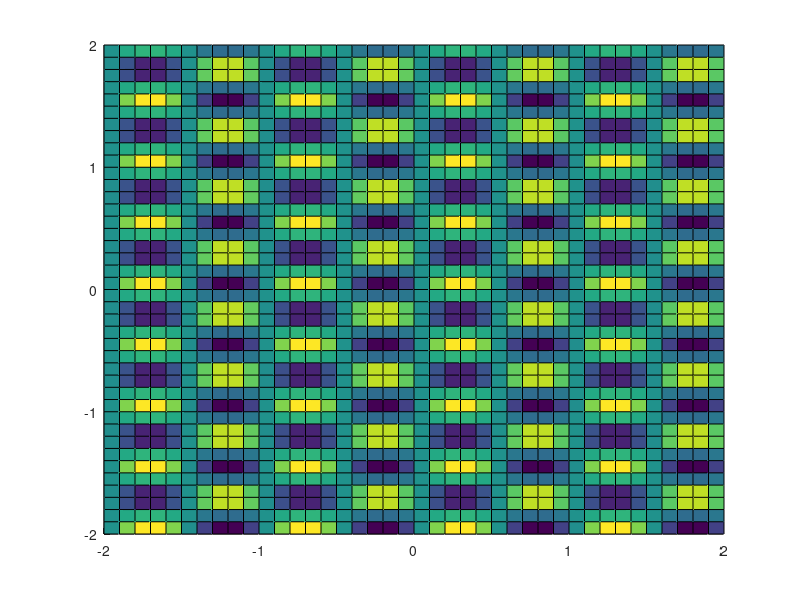

Here is the MATLAB script that generated this plot: (Note: this script raises an error after producing the figure.)
%% Q3 a.
x = -2:.1:2; y = -2:.1:2;
[X,Y] = meshgrid(x,y);

figure; hold on;
Z = sin(2*pi*X).*cos(4*pi*Y);

min_x = min(min(x)); min_y = min(min(y));
max_x = max(max(x)); max_y = max(max(y));
 
planeimg = abs(Z); % image data as a plane.
surf(X, Y, Z); %normal surface plot.
imgzposition = -10; % z position of the image plane.
 
surf([min_x max_x],[min_y max_y],repmat(imgzposition, [2 2]),planeimg,'facecolor','texture') % plot the image plane
 
colormap(gray);
view(45,30); %view angle

xlabel('x'); ylabel('y'); zlabel('z'); % labels 

%% Q3 b.
x = -2:.1:2; y = -2:.1:2;
[X,Y] = meshgrid(x,y);

figure; hold on;
Z = sin(2*pi*(X + Y));
min_x = min(min(x)); min_y = min(min(y));
max_x = max(max(x)); max_y = max(max(y));
 
planeimg = abs(Z); % image data as a plane.
surf(X, Y, Z); %normal surface plot.
imgzposition = -10; % z position of the image plane.
 
surf([min_x max_x],[min_y max_y],repmat(imgzposition, [2 2]),planeimg,'facecolor','texture') % plot the image plane
 
colormap(gray);
view(45,30); %view angle

xlabel('x'); ylabel('y'); zlabel('z'); % labels 

%% Q3 c i.
%Considering m, n as discrete variables with step size of 1 unit
m = -7:1:7; n = -7:1:7;
[X,Y] = meshgrid(m,n);

figure; hold on;
Z = sin(pi/5*X).*cos(pi/5*Y);

min_x = min(min(x)); min_y = min(min(y));
max_x = max(max(x)); max_y = max(max(y));
 
planeimg = abs(Z); % image data as a plane.
surf(X, Y, Z); %normal surface plot.
imgzposition = -10; % z position of the image plane.
 
surf([min_x max_x],[min_y max_y],repmat(imgzposition, [2 2]),planeimg,'facecolor','texture') % plot the image plane
 
colormap(gray);
view(45,30); %view angle

xlabel('x'); ylabel('y'); zlabel('z'); % labels 
title('1 pixel = 1 unit')

%% Q3 c ii.
%Considering m, n as discrete variables with step size 2 units
m = -7:2:7; n = -7:2:7;
[X,Y] = meshgrid(m,n);

figure; hold on;
Z = sin(pi/5*X).*cos(pi/5*Y);

min_x = min(min(x)); min_y = min(min(y));
max_x = max(max(x)); max_y = max(max(y));
 
planeimg = abs(Z); % image data as a plane.
surf(X, Y, Z); %normal surface plot.
imgzposition = -10; % z position of the image plane.
 
surf([min_x max_x],[min_y max_y],repmat(imgzposition, [2 2]),planeimg,'facecolor','texture') % plot the image plane
 
colormap(gray);
view(45,30); %view angle

xlabel('x'); ylabel('y'); zlabel('z'); % labels
title('1 pixel = 2 units')

%% Q3 d i.
%Considering m, n as discrete variables with step size of 1 unit
m = -7:1:7; n = -7:1:7;
[X,Y] = meshgrid(m,n);

figure; hold on;
Z = sin(1/5*X).*cos(1/5*Y);

min_x = min(min(x)); min_y = min(min(y));
max_x = max(max(x)); max_y = max(max(y));
 
planeimg = abs(Z); % image data as a plane.
surf(X, Y, Z); %normal surface plot.
imgzposition = -10; % z position of the image plane.
 
surf([min_x max_x],[min_y max_y],repmat(imgzposition, [2 2]),planeimg,'facecolor','texture') % plot the image plane
 
colormap(gray);
view(45,30); %view angle

xlabel('x'); ylabel('y'); zlabel('z'); % labels 
title('1 pixel = 1 unit')

%% Q3 d ii.
%Considering m, n as discrete variables with step size 2 units
m = -7:2:7; n = -7:2:7;
[X,Y] = meshgrid(m,n);

figure; hold on;
Z = sin(1/5*X).*cos(1/5*Y);

min_x = min(min(x)); min_y = min(min(y));
max_x = max(max(x)); max_y = max(max(y));
 
planeimg = abs(Z); % image data as a plane.
surf(X, Y, Z); %normal surface plot.
imgzposition = -10; % z position of the image plane.
 
surf([min_x max_x],[min_y max_y],repmat(imgzposition, [2 2]),planeimg,'facecolor','texture') % plot the image plane
 
colormap(gray);
view(45,30); %view angle

xlabel('x'); ylabel('y'); zlabel('z'); % labels
title('1 pixel = 2 units')
%%

